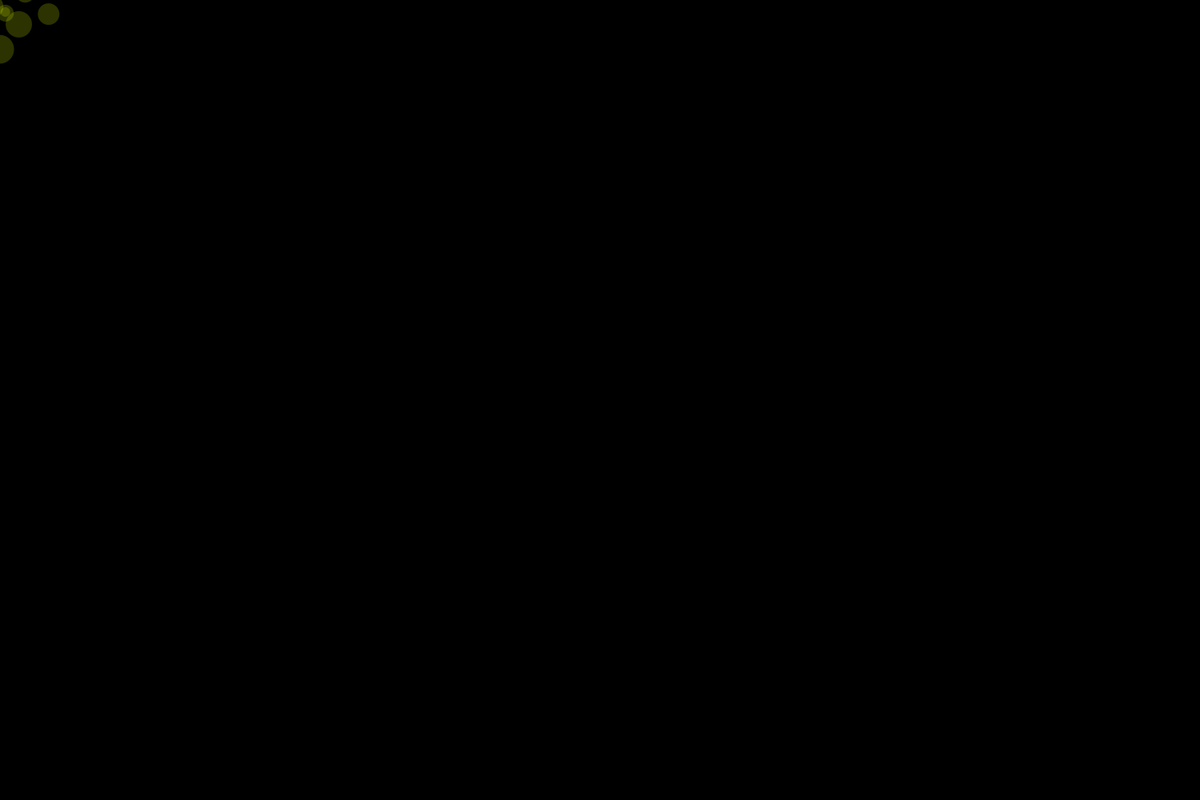
Frame 1 (no input)
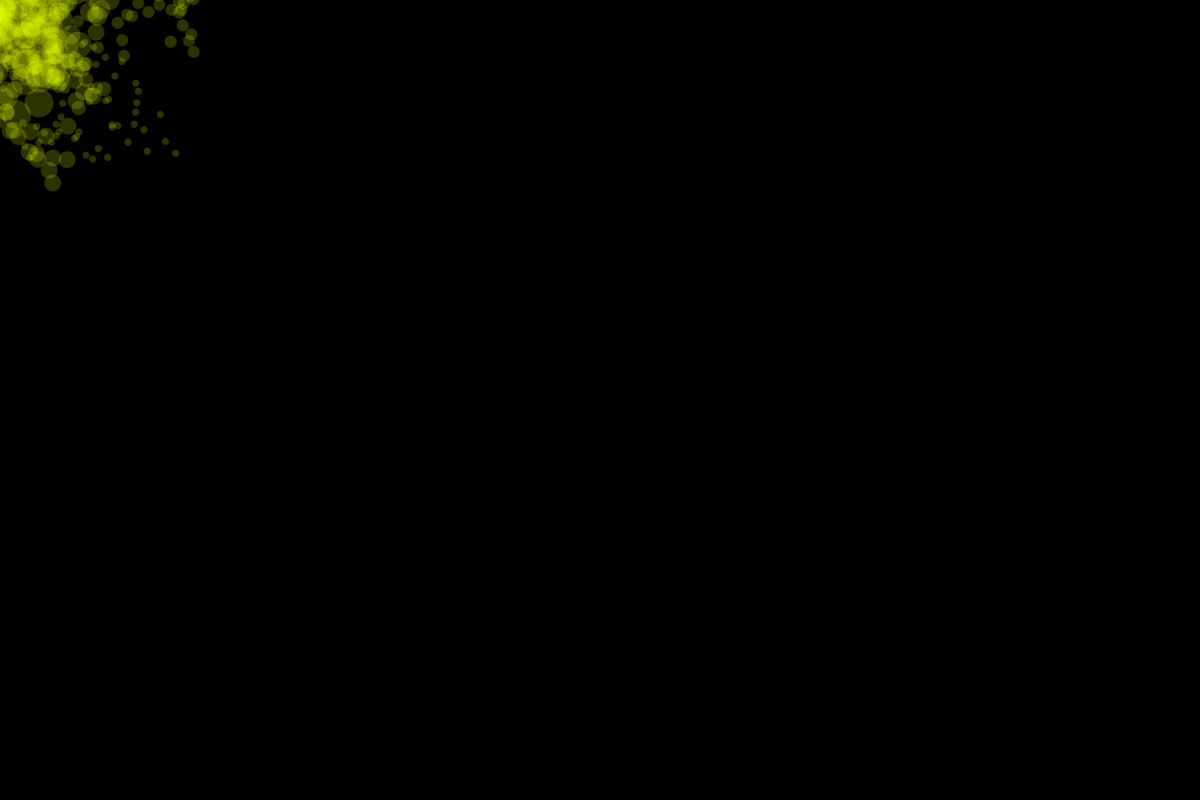
Frame 60 (the mouse pressed at the canvas centre just before this capture)
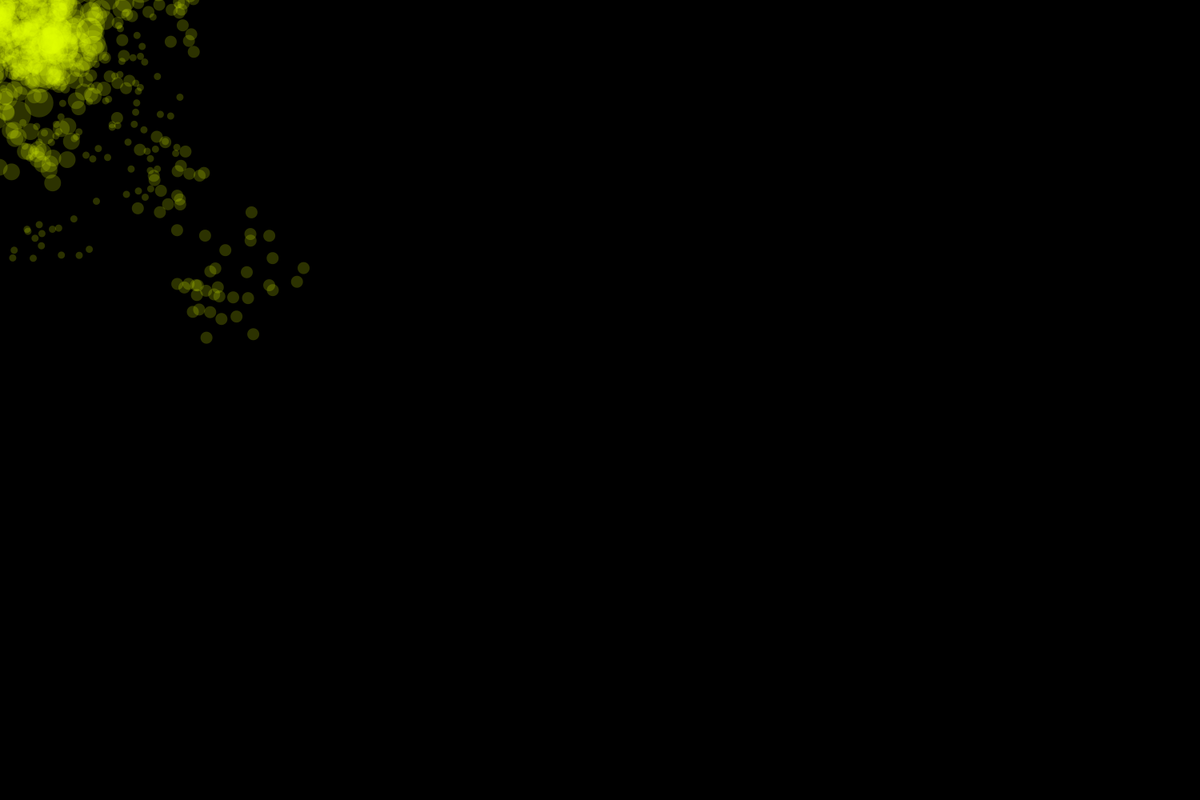
Frame 120 (the mouse held since frame 60 and released just before this capture)

The Processing sketch that drew these frames (run headless with seeded random() and noise(); from frame 60 on, the mouse is pressed at the canvas centre):

// Processing sketch: processing_117337
// ── processing_117337.pde

sky cloud;
sky plane;
sky fly;
sky sail;
sky sea;
sky dust;
sky speck;
sky firefly;
sky lightning;
sky free;
sky electric;
sky blink;
 
void setup() {
  size(1500, 1000);
  background(0);
  noStroke();
 
  cloud = new sky(1, 2, 3);
  plane = new sky(4, 5, 6);
  fly = new sky(7, 8, 9);
  sail = new sky(10, 11, 12);
  sea = new sky(13, 14, 15);
  dust = new sky(16, 17, 18);
  speck = new sky(19, 20, 21);
  firefly = new sky(22, 23, 24);
  lightning = new sky(25, 26, 27);
  free = new sky(28, 29, 30);
  electric = new sky(31, 32, 33);
  blink = new sky(34, 35, 36);
}
void draw() {
  cloud.move();
  cloud.display();
  plane.move();
  plane.display();
  fly.move();
  fly.display();
  sail.move();
  sail.display();
  sea.move();
  sea.display();
  dust.move();
  dust.display();
  speck.move();
  speck.display();
  firefly.move();
  firefly.display();
  lightning.move();
  lightning.display();
  free.move();
  free.display();
  electric.move();
  electric.display();
  blink.move();
  blink.display();
  
}

class sky {
 float x;
 float y;
 int measure;
 float speed = 40;
 sky(float whatX, float whatY, int whatMeasure) {
 x = whatX;
 y = whatY;
 measure = whatMeasure;
 }
 void move() {
 x += random(-speed, speed);
 y += random(-speed, speed);
 // += random(-speed, speed);
 }
 void display() {
   fill(224, 255, 0, 50);
 ellipse(x, y, measure, measure);
 
 }
}
